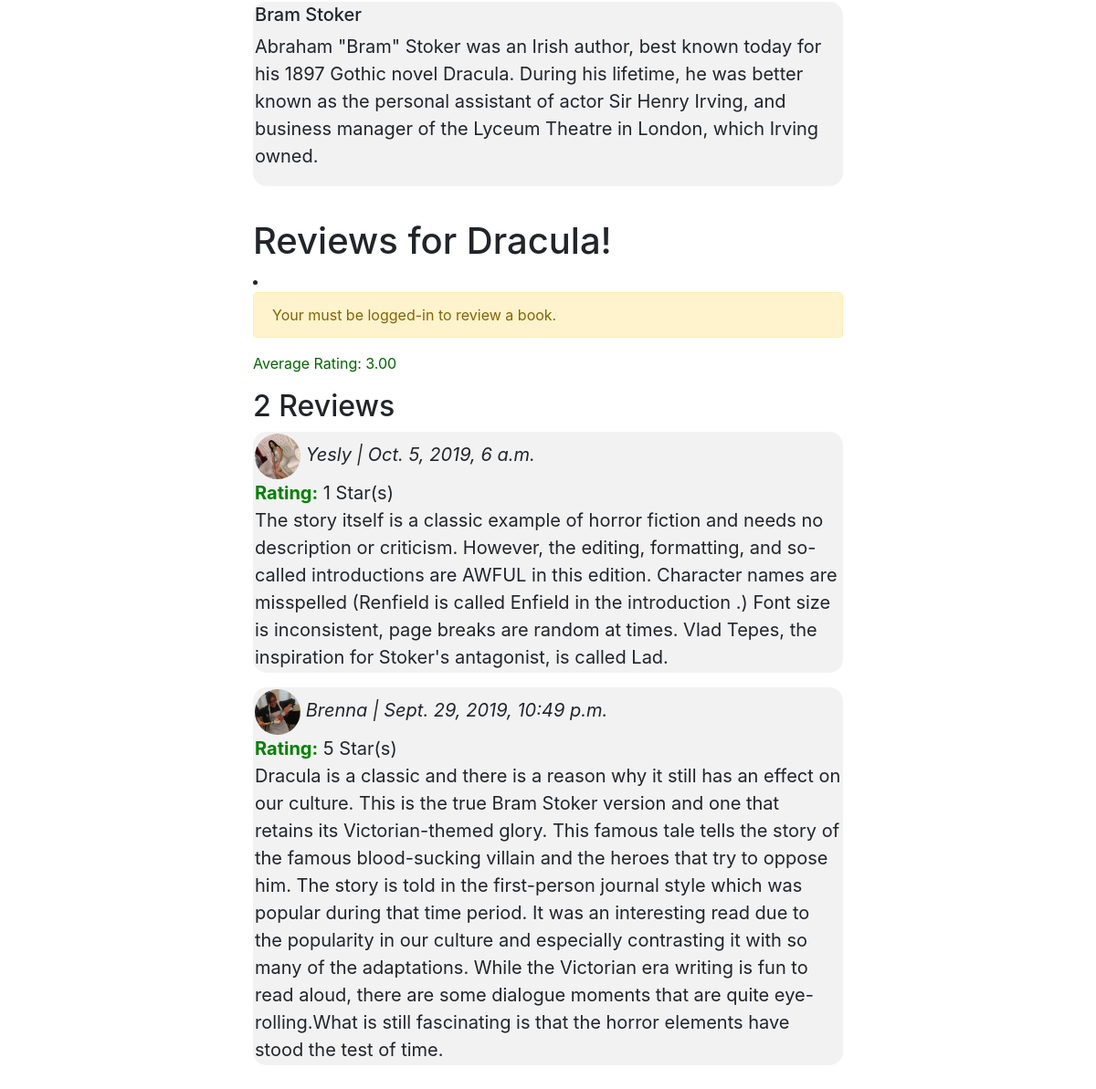
The page /reviews/8/Dracula (lower part) on the database as committed earlier.
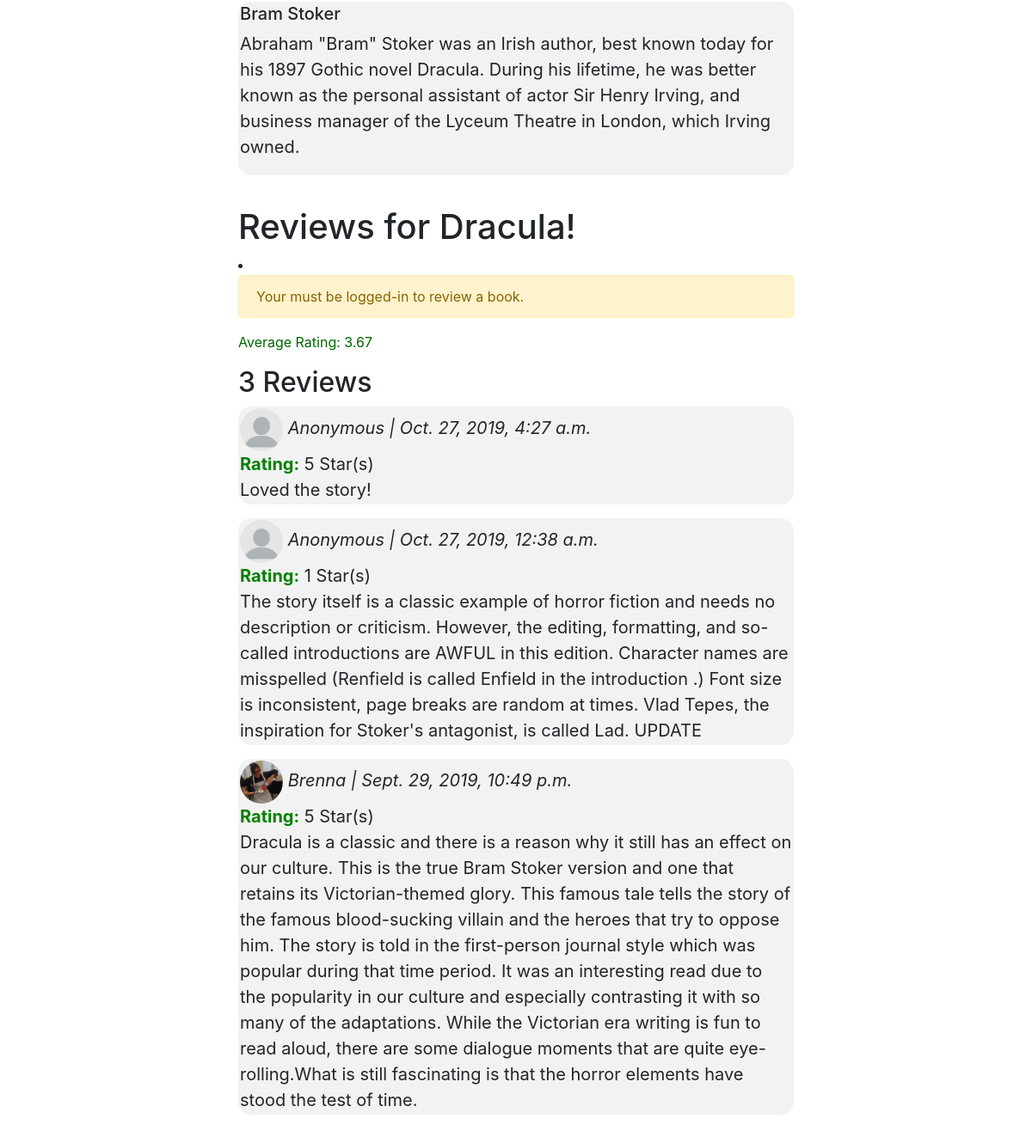
The same page on the database as committed later.
### reviews/models.py (models this page shows, shortened)
class Review(models.Model):
	content = models.CharField(max_length=800)
	date_posted = models.DateTimeField(auto_now_add=True)
	author = models.ForeignKey(User, on_delete=models.CASCADE)
	book = models.ForeignKey(Book, on_delete=models.CASCADE)
	RATING_CHOICES = zip(range(1,6), range(1,6))
	rating = models.IntegerField(choices=RATING_CHOICES, default=1)
	anonymous = models.BooleanField(default=False)

### account/models.py (models this page shows, shortened)
class Profile(models.Model):
    user = models.OneToOneField(User,on_delete=models.CASCADE)
    profilePic = models.ImageField(default='default.jpg',upload_to='profile_pics')

### reviews/views.py (the view)
# urls.py: path(r'reviews/<id>/<title>', views.reviews, name='reviews'),
def reviews(request, id, title):
    user = request.user
    book = get_object_or_404(Book, id=id, title=title)
    reviews = Review.objects.filter(book=book).order_by('-id')
    average_rating = reviews.aggregate(average=Avg('rating'))
    if user.is_authenticated:
        this_user_review = reviews.filter(author=user)
        reviews_minus_this_user = reviews.exclude(author=user)
        purchased = Book_User.objects.filter(book=book, user=user).exists()
        reviewed_already = Review.objects.filter(book=book, author=user).exists()
    else:
        this_user_review = None
        reviews_minus_this_user = reviews
        review_form = ReviewForm(request.POST or None)
        purchased = None
        reviewed_already = None
    if request.method == 'POST':
        review_form = ReviewForm(request.POST or None)
        if review_form.is_valid():
            content = request.POST.get('content')
            rating = request.POST.get('rating')
            if request.POST.get('anonymous'):
                anonymous = True
            else:
                anonymous = False
            review = Review.objects.create(book=book, author=user, content=content, rating=rating, anonymous=anonymous)
            review.save()
            messages.success(request, "You've successfully reviewed this book.")
            return HttpResponseRedirect('/reviews/%s/%s' % (book.id, book.title))
        else:
            review_form = ReviewForm()
    else:
        review_form = ReviewForm()
    context = {
        'title': 'Reviews',
        'reviews': reviews,
        'this_user_review': this_user_review,
        'reviews_minus_this_user': reviews_minus_this_user,
        'review_form': review_form,
        'book_title': book.title,
        'average_rating': average_rating['average'],
        'user': user,
        'purchased': purchased,
        'reviewed_already': reviewed_already,
        'book_author': book.author,
        'book_authordesc': book.author.biography,
        'book_desc': book.bookDescription,
        'book_genre': book.genre,
        'book_publisher': book.publisher,
        'book_pubdate': book.datePublished,
        'book_photo': book.photo,
    }
    return render(request, 'reviews/reviews.html', context)

### bookstore/models.py (called while the page is built)
	def __str__(self):
		return self.name

	def __str__(self):
		return self.genre

	def __str__(self):
		return self.publisher

### reviews/templates/reviews/reviews.html (shortened to what this page needs)
{% extends 'base.html' %}
{% block content %}
<div class="review-wrap">
	<blockquote class="blockquote" style="background-color:#f2f2f2;border-radius: 15px;padding:2px;">
		<h5> {{ book_author }} </h5>
		<p> {{ book_authordesc }} </p>
	</blockquote>
</div>
<div class="review-wrap">
	<h1>Reviews for {{ book_title }}!</h1>
	{% if user.is_authenticated %}
		{% if purchased %}
			{% if reviewed_already %}
			{% else %}
				{% if reviews.count == 0 %}
					<p>Be the first to review this book!</p>
				{% elif this_user_review|length == 0 %}
					<p>Create a review!</p>
				{% endif %}
				<form method="post" class="review-form-group">
					<p>Write a review no more than 800 characters long.</p>
					{% csrf_token %}
					{{ review_form.as_p}}
					<input type="submit" value="Review" class="btn btn-outline-success" id="review-btn">
				</form>
			{% endif %}
		{% else %}
			<li>
				<div class="alert alert-warning"> You must purchase this book in order to review it. </div>
			</li>
		{% endif %}
	{% else %}
		<li>
			<div class="alert alert-warning"> Your must be logged-in to review a book. </div>
		</li>
	{% endif %}
	<div class="main-content-section">
		{% if average_rating %}
			<p class="ave-rating">Average Rating: {{ average_rating|floatformat:2 }}</p>
		{% endif %}
		<h2>{{ reviews.count }} Review{{ reviews|pluralize }}</h2>
		{% for review in reviews_minus_this_user %}
			<blockquote class="blockquote" style="background-color:#f2f2f2;border-radius: 15px;padding:2px;">
				<cite title="Source Title">
					{% if review.anonymous %}
					<img class="rounded-circle account-img" src="/static/images/ReviewSectionImages/anon.png" width="50" height="50">
						Anonymous
					{% else %}
						{% if review.author.profile.profilePic.url %}
							<img class="rounded-circle account-img" src="{{ review.author.profile.profilePic.url }}" width="50" height="50">
						{% else %}
							<img class="rounded-circle account-img" src="/static/images/ReviewSectionImages/anon.png" width="50" height="50">
						{% endif %}
						{{ review.author|capfirst }}
					{% endif %}
					 | {{ review.date_posted }}</cite>
				<p class="mb-0"><span class="rating">Rating:</span> {{ review.rating }} Star(s)</p>
				<p class="mb-0">{{ review.content }}</p>
			</blockquote>
    	{% endfor %}
    </div>
</div>
{% endblock content %}

Rows that differ between the two databases and show on the page:
removed Review: author.profile.profilePic (picture), author "Yesly", date_posted "Oct. 5, 2019, 6 a.m.", rating "1", content "The story itself is a classic example of horror fiction and needs no description or criticism. However, the editing, formatting, and so-called introductions are AWFUL in this edition. Character names are misspelled (Renfield is called Enfield in the introduction .) Font size is inconsistent, page breaks are random at times. Vlad Tepes, the inspiration for Stoker's antagonist, is called Lad."
added Review: anonymous True (drawn), date_posted "Oct. 27, 2019, 4:27 a.m.", rating "5", content "Loved the story!"
added Review: anonymous True (drawn), date_posted "Oct. 27, 2019, 12:38 a.m.", rating "1", content "The story itself is a classic example of horror fiction and needs no description or criticism. However, the editing, formatting, and so-called introductions are AWFUL in this edition. Character names are misspelled (Renfield is called Enfield in the introduction .) Font size is inconsistent, page breaks are random at times. Vlad Tepes, the inspiration for Stoker's antagonist, is called Lad. UPDATE"
Other text that changed with them:
{{ average_rating|floatformat:2 }}: "3.00" → "3.67"
{{ reviews.count }}: "2" → "3"
